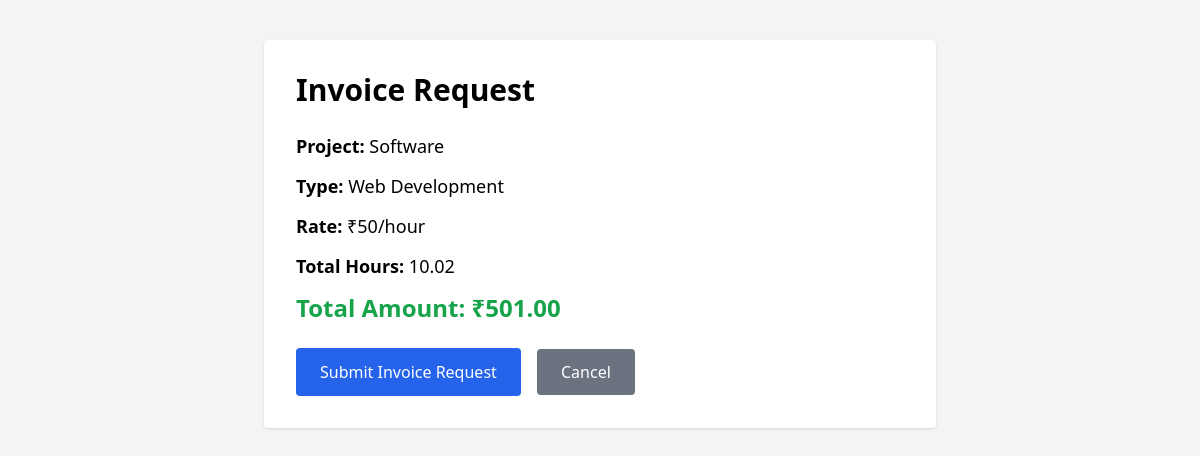
The page /invoice_request/17 (signed in) on the database its author committed.
### tables this page shows
CREATE TABLE projects(
        id INTEGER PRIMARY KEY AUTOINCREMENT,
        name TEXT,
        type TEXT,
        rate INTEGER,
        status TEXT,
        user_id INTEGER
    , created_at TIMESTAMP, deadline TEXT, description TEXT);

### app.py (the view, shortened to what this page needs)
@app.route("/invoice_request/<int:project_id>", methods=["GET", "POST"])
@freelancer_required
def invoice_request(project_id):
    user_id = session["user_id"]
    conn = get_db_connection()
    project = conn.execute(
        "SELECT * FROM projects WHERE id=? AND user_id=?",
        (project_id, user_id)
    ).fetchone()
    if not project:
        close_db_connection(conn)
        return "Project not found", 404
    total_hours_result = conn.execute(
        "SELECT IFNULL(SUM(hours), 0) as total FROM time_logs WHERE project_id=? AND user_id=?",
        (project_id, user_id)
    ).fetchone()
    total_hours = float(total_hours_result["total"] or 0)
    total_amount = total_hours * float(project["rate"])
    close_db_connection(conn)
    return render_template(
        "invoice_request.html",
        project=project,
        hours=total_hours,
        total=total_amount
    )

### app.py (called while the page is built)
def freelancer_required(f):
    @wraps(f)
    def decorated_function(*args, **kwargs):
        if "user_id" not in session:
            return redirect("/login")
        if session.get("role") != "freelancer":
            return "Access Denied", 403
        return f(*args, **kwargs)
    return decorated_function

### database.py (called while the page is built)
def get_db_connection():
    conn = sqlite3.connect(DATABASE_PATH)
    conn.row_factory = sqlite3.Row
    return conn

def close_db_connection(conn):
    if conn:
        conn.close()

### templates/invoice_request.html (shortened to what this page needs)
<!DOCTYPE html>
<html>
<head>
    <script src="https://cdn.tailwindcss.com"></script>
</head>
<body class="bg-gray-100 p-10">
<div class="max-w-2xl mx-auto bg-white p-8 rounded shadow">
    <h1 class="text-3xl font-bold mb-6">
        Invoice Request
    </h1>
    <div class="space-y-3 text-lg mb-6">
        <p><strong>Project:</strong> {{ project.name }}</p>
        <p><strong>Type:</strong> {{ project.type }}</p>
        <p><strong>Rate:</strong> ₹{{ project.rate }}/hour</p>
        <p><strong>Total Hours:</strong> {{ "%.2f"|format(hours) }}</p>
        <p class="text-2xl font-bold text-green-600">
            Total Amount: ₹{{ "%.2f"|format(total) }}
        </p>
    </div>
    <form method="POST">
        <button class="bg-blue-600 text-white px-6 py-3 rounded hover:bg-blue-700">
            Submit Invoice Request
        </button>
        <a href="/projects" class="ml-3 bg-gray-500 text-white px-6 py-3 rounded">
            Cancel
        </a>
    </form>
</div>
</body>
</html>

### rows shown on the page
projects: name "Software", type "Web Development", rate "50"

### other values the page prints
{{ "%.2f"|format(hours) }} "10.02"
{{ "%.2f"|format(total) }} "501.00"
